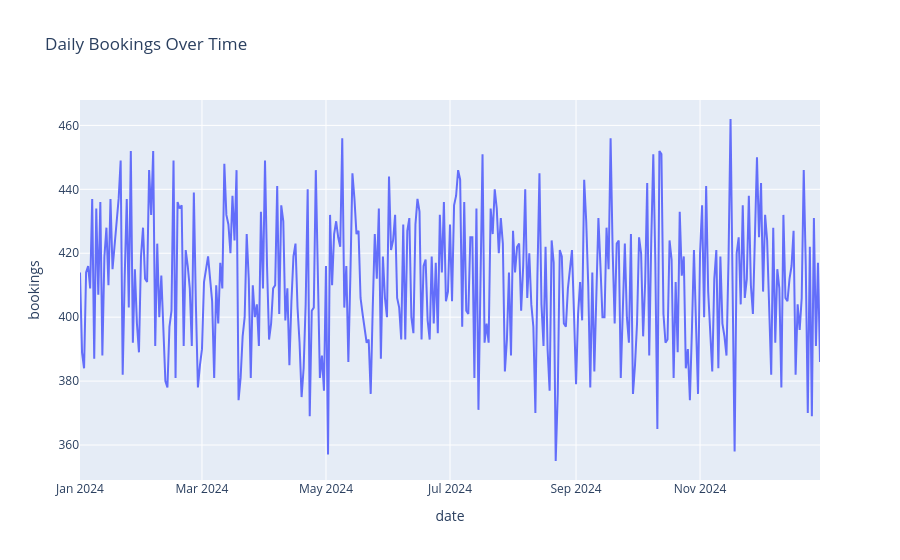
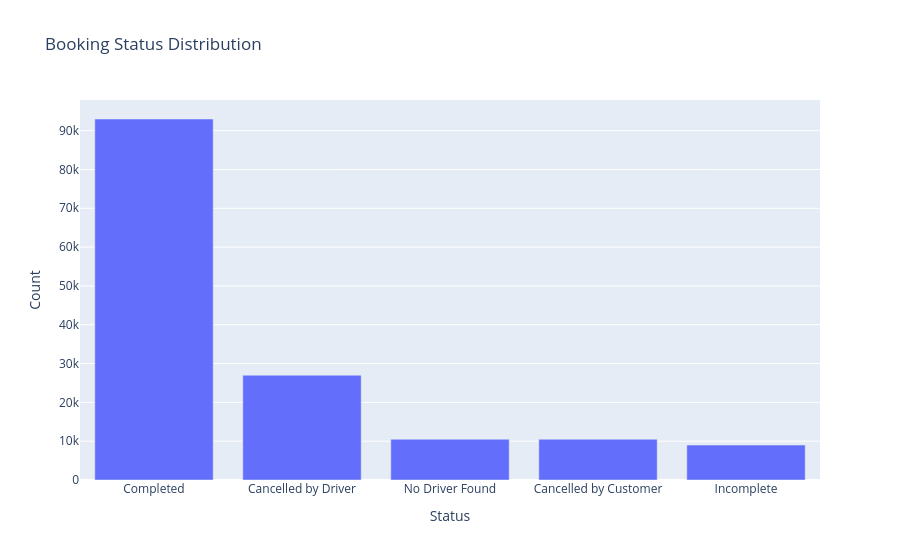
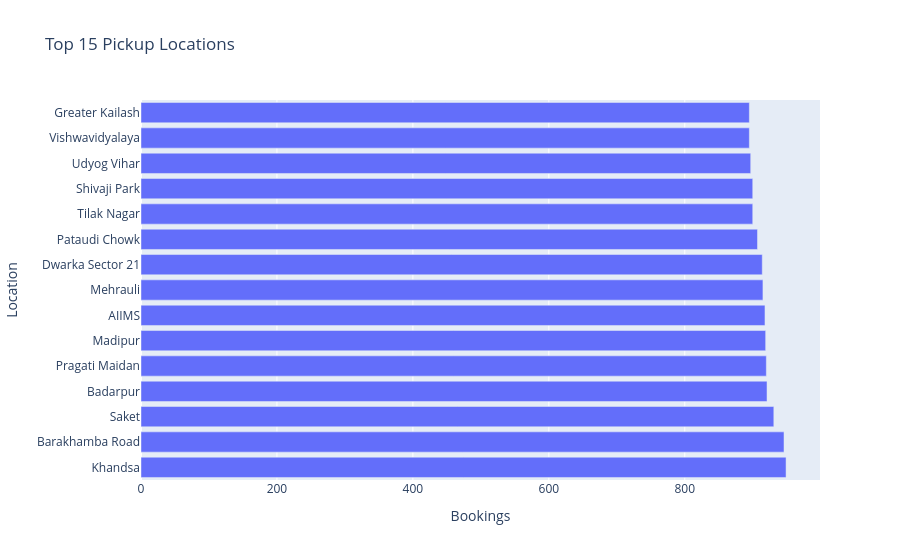

These figures' notebook cell, in order:
### Code cell
try:
    import plotly.express as px
    import plotly.graph_objects as go
    PLOTLY_AVAILABLE = True
except ImportError:
    PLOTLY_AVAILABLE = False
    print("Plotly not installed. Run: pip install plotly")

if PLOTLY_AVAILABLE:
    try:
        # Time series: Daily bookings
        daily_bookings = uber.groupby('date')['Booking ID'].count().reset_index()
        daily_bookings.columns = ['date', 'bookings']
        
        fig1 = px.line(daily_bookings, x='date', y='bookings', 
                       title='Daily Bookings Over Time')
        fig1.show()
        
        # Booking status distribution
        status_counts = uber['Booking Status'].value_counts().reset_index()
        status_counts.columns = ['Status', 'Count']
        
        fig2 = px.bar(status_counts, x='Status', y='Count',
                      title='Booking Status Distribution')
        fig2.show()
        
        # Top pickup locations
        top_locations = uber['Pickup Location'].value_counts().head(15).reset_index()
        top_locations.columns = ['Location', 'Bookings']
        
        fig3 = px.bar(top_locations, x='Bookings', y='Location', 
                      orientation='h',
                      title='Top 15 Pickup Locations')
        fig3.show()
        
        print("Interactive charts created successfully")
    except (ValueError, ImportError) as e:
        print(f"Plotly visualization requires additional dependencies: {e}")
        print("You can still use matplotlib/seaborn for static charts")
else:
    print("Install plotly to see interactive charts: pip install plotly nbformat")

### Figure 1 — Plotly figure (JSON) as saved in the notebook; plotly's stock layout.template omitted (floating-point values rounded to 4 significant figures; data arrays with more than 128 entries replaced by an {"elided": "..."} marker saying what was removed)
{"data": [{"hovertemplate": "date=%{x}<br>bookings=%{y}<extra></extra>", "legendgroup": "", "line": {"color": "#636efa", "dash": "solid"}, "marker": {"symbol": "circle"}, "mode": "lines", "name": "", "orientation": "v", "showlegend": false, "type": "scatter", "x": {"elided": "365 str values"}, "xaxis": "x", "y": {"elided": "365 int values"}, "yaxis": "y"}], "layout": {"legend": {"tracegroupgap": 0}, "title": {"text": "Daily Bookings Over Time"}, "xaxis": {"anchor": "y", "domain": [0, 1], "title": {"text": "date"}}, "yaxis": {"anchor": "x", "domain": [0, 1], "title": {"text": "bookings"}}}}

### Figure 2 — Plotly figure (JSON) as saved in the notebook; plotly's stock layout.template omitted (floating-point values rounded to 4 significant figures)
{"data": [{"hovertemplate": "Status=%{x}<br>Count=%{y}<extra></extra>", "legendgroup": "", "marker": {"color": "#636efa", "pattern": {"shape": ""}}, "name": "", "orientation": "v", "showlegend": false, "textposition": "auto", "type": "bar", "x": ["Completed", "Cancelled by Driver", "No Driver Found", "Cancelled by Customer", "Incomplete"], "xaxis": "x", "y": [93000, 27000, 10500, 10500, 9000], "yaxis": "y"}], "layout": {"barmode": "relative", "legend": {"tracegroupgap": 0}, "title": {"text": "Booking Status Distribution"}, "xaxis": {"anchor": "y", "domain": [0, 1], "title": {"text": "Status"}}, "yaxis": {"anchor": "x", "domain": [0, 1], "title": {"text": "Count"}}}}

### Figure 3 — Plotly figure (JSON) as saved in the notebook; plotly's stock layout.template omitted (floating-point values rounded to 4 significant figures)
{"data": [{"hovertemplate": "Bookings=%{x}<br>Location=%{y}<extra></extra>", "legendgroup": "", "marker": {"color": "#636efa", "pattern": {"shape": ""}}, "name": "", "orientation": "h", "showlegend": false, "textposition": "auto", "type": "bar", "x": [949, 946, 931, 921, 920, 919, 918, 915, 914, 907, 900, 900, 897, 895, 895], "xaxis": "x", "y": ["Khandsa", "Barakhamba Road", "Saket", "Badarpur", "Pragati Maidan", "Madipur", "AIIMS", "Mehrauli", "Dwarka Sector 21", "Pataudi Chowk", "Tilak Nagar", "Shivaji Park", "Udyog Vihar", "Vishwavidyalaya", "Greater Kailash"], "yaxis": "y"}], "layout": {"barmode": "relative", "legend": {"tracegroupgap": 0}, "title": {"text": "Top 15 Pickup Locations"}, "xaxis": {"anchor": "y", "domain": [0, 1], "title": {"text": "Bookings"}}, "yaxis": {"anchor": "x", "domain": [0, 1], "title": {"text": "Location"}}}}
